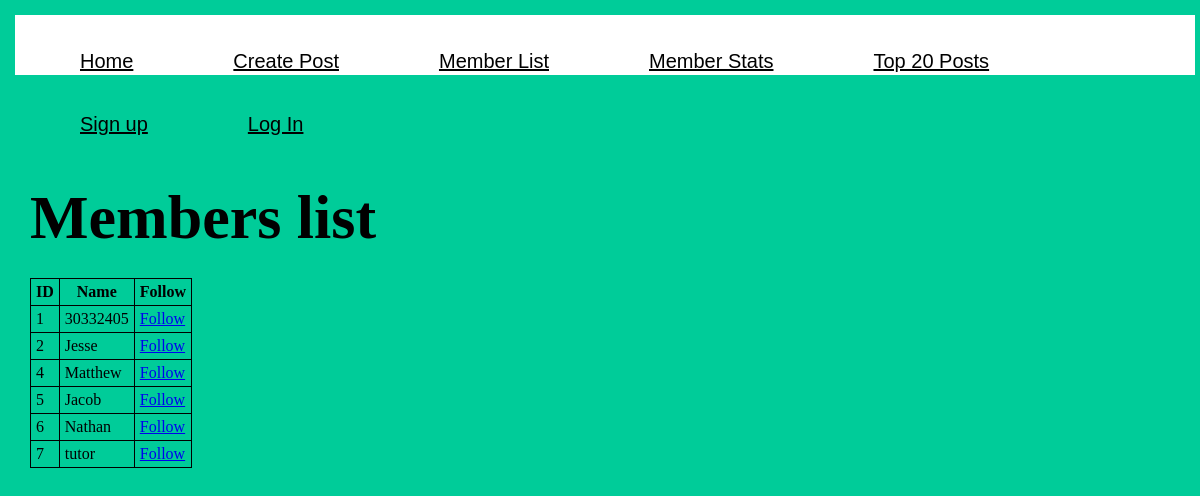
/memberlist.php, run on the app's committed database.
### tables this page shows
CREATE TABLE IF NOT EXISTS `user` (
  `id` int(11) NOT NULL AUTO_INCREMENT,
  `name` varchar(50) NOT NULL,
  `email` varchar(50) NOT NULL,
  `password` varchar(225) NOT NULL,
  PRIMARY KEY (`id`)
);

### memberlist.php (the view, shortened to what this page needs)
<?php
require_once "include/config.php";
	?>
	<!DOCTYPE html>
	<html>
	<head>
		<link rel="stylesheet" type="text/css" href="css/style.css">
	</head>
	<body>
		<?php include_once "include/nav.php";?>
		<section>
			<div class="main-wrapper">
				<h1>Members list</h1>
			<div class="memberlist">
				<table id="membertable">
					<tr>
						<th>ID</th>
						<th>Name</th>
						<th>Follow</th>
					</tr>
					<?php
					if (!$conn){
						$error = mysqli_connect_error();
						$errno = mysqli_connect_errno();
						print "$errno: $error\n";
						exit();
					}else{
						$query = 'SELECT id, name
						FROM user
						ORDER BY id ASC';
						if($result = mysqli_query($conn, $query)){
							while($row = mysqli_fetch_assoc($result)){
								echo '<tr id="', $row['id'],'">';
								echo '<td id="id"> ',$row['id'], '</td>';
								echo '<td id="name">  ', $row['name'], '   </td>';
								echo '<td id="follow"><a href="memberlist.php?id=', $row['id'], '" name="link">Follow</a></td>';
								echo '</tr>';
							}
						}else{
							echo "failed to set result";
						}
					}
					?>
				</table>
			</div>
		</div>
	</section>
</body>
</html>

### css/style.css (style rules this page uses)
html, body, div, span, object, iframe, h1, h2, h3, h4, h5, h6, p, blockquote, pre, abbr, address, cite, code, del, dfn, em, img, ins, kbd, q, samp, small, strong, sub, sup, var, b, i, dl, dt, dd, ol, ul, li, fieldset, form, label, legend, table, caption, tbody, tfoot, thead, tr, th, td, article, aside, canvas, details, figcaption, figure, footer, header, hgroup, menu, nav, section, summary, time, mark, audio, video { margin:0; padding:5px; border:0; outline:0; font-size:100%; vertical-align:baseline; background:transparent; }
body { line-height:1; }
article,aside,details,figcaption,figure, footer,header,hgroup,menu,nav,section { display:block; }
a { margin:0; padding:0; font-size:100%; vertical-align:baseline; background:transparent; }
table { border-collapse:collapse; border-spacing:0; }
body { background-color: #00cc99; }
.main-wrapper { margin: auto; float: left; }
.main-wrapper h1 { margin: 10px auto; font-size:62px; padding:10px; }
table, th, td { border: 1px solid black; margin: 5px; }

### data on the page
user: id "1", name "30332405"
user: id "2", name "Jesse"
user: id "4", name "Matthew"
user: id "5", name "Jacob"
user: id "6", name "Nathan"
user: id "7", name "tutor"
